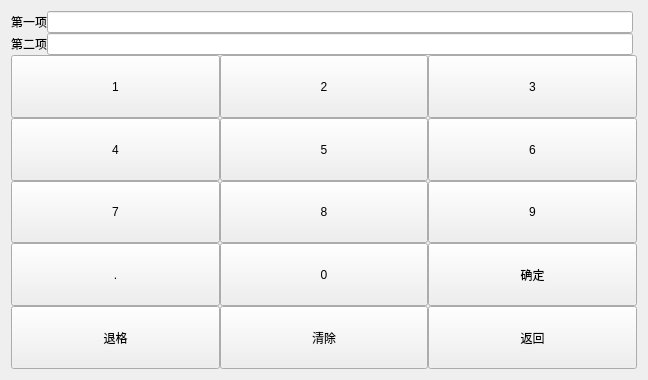
<?xml version="1.0" encoding="UTF-8"?>
<ui version="4.0">
 <class>proportion</class>
 <widget class="QWidget" name="proportion">
  <property name="geometry">
   <rect>
    <x>0</x>
    <y>0</y>
    <width>648</width>
    <height>380</height>
   </rect>
  </property>
  <property name="windowTitle">
   <string>Form</string>
  </property>
  <layout class="QGridLayout" name="gridLayout_4">
   <item row="0" column="0">
    <layout class="QVBoxLayout" name="verticalLayout">
     <property name="spacing">
      <number>0</number>
     </property>
     <item>
      <widget class="QWidget" name="widget" native="true">
       <property name="sizePolicy">
        <sizepolicy hsizetype="Minimum" vsizetype="Maximum">
         <horstretch>0</horstretch>
         <verstretch>0</verstretch>
        </sizepolicy>
       </property>
       <layout class="QHBoxLayout" name="horizontalLayout">
        <property name="spacing">
         <number>0</number>
        </property>
        <property name="leftMargin">
         <number>0</number>
        </property>
        <property name="topMargin">
         <number>0</number>
        </property>
        <property name="rightMargin">
         <number>0</number>
        </property>
        <property name="bottomMargin">
         <number>0</number>
        </property>
        <item>
         <widget class="QLabel" name="label_1">
          <property name="text">
           <string>第一项</string>
          </property>
         </widget>
        </item>
        <item>
         <widget class="QLineEdit" name="lineEdit"/>
        </item>
        <item>
         <widget class="QLabel" name="label">
          <property name="text">
           <string> </string>
          </property>
         </widget>
        </item>
       </layout>
      </widget>
     </item>
     <item>
      <widget class="QWidget" name="widget_2" native="true">
       <property name="sizePolicy">
        <sizepolicy hsizetype="Preferred" vsizetype="Maximum">
         <horstretch>0</horstretch>
         <verstretch>0</verstretch>
        </sizepolicy>
       </property>
       <layout class="QHBoxLayout" name="horizontalLayout_2">
        <property name="spacing">
         <number>0</number>
        </property>
        <property name="leftMargin">
         <number>0</number>
        </property>
        <property name="topMargin">
         <number>0</number>
        </property>
        <property name="rightMargin">
         <number>0</number>
        </property>
        <property name="bottomMargin">
         <number>0</number>
        </property>
        <item>
         <widget class="QLabel" name="label_2">
          <property name="text">
           <string>第二项</string>
          </property>
         </widget>
        </item>
        <item>
         <widget class="QLineEdit" name="lineEdit_2"/>
        </item>
        <item>
         <widget class="QLabel" name="label_3">
          <property name="text">
           <string> </string>
          </property>
         </widget>
        </item>
       </layout>
      </widget>
     </item>
     <item>
      <layout class="QGridLayout" name="gridLayout">
       <item row="3" column="0">
        <widget class="QPushButton" name="b_7">
         <property name="sizePolicy">
          <sizepolicy hsizetype="Minimum" vsizetype="Minimum">
           <horstretch>0</horstretch>
           <verstretch>0</verstretch>
          </sizepolicy>
         </property>
         <property name="text">
          <string>7</string>
         </property>
        </widget>
       </item>
       <item row="0" column="0">
        <widget class="QPushButton" name="b_1">
         <property name="sizePolicy">
          <sizepolicy hsizetype="Minimum" vsizetype="Minimum">
           <horstretch>0</horstretch>
           <verstretch>0</verstretch>
          </sizepolicy>
         </property>
         <property name="text">
          <string>1</string>
         </property>
        </widget>
       </item>
       <item row="1" column="0">
        <widget class="QPushButton" name="b_4">
         <property name="sizePolicy">
          <sizepolicy hsizetype="Minimum" vsizetype="Minimum">
           <horstretch>0</horstretch>
           <verstretch>0</verstretch>
          </sizepolicy>
         </property>
         <property name="text">
          <string>4</string>
         </property>
        </widget>
       </item>
       <item row="5" column="1">
        <widget class="QPushButton" name="b_clear">
         <property name="sizePolicy">
          <sizepolicy hsizetype="Minimum" vsizetype="Minimum">
           <horstretch>0</horstretch>
           <verstretch>0</verstretch>
          </sizepolicy>
         </property>
         <property name="text">
          <string>清除</string>
         </property>
        </widget>
       </item>
       <item row="1" column="2">
        <widget class="QPushButton" name="b_6">
         <property name="sizePolicy">
          <sizepolicy hsizetype="Minimum" vsizetype="Minimum">
           <horstretch>0</horstretch>
           <verstretch>0</verstretch>
          </sizepolicy>
         </property>
         <property name="text">
          <string>6</string>
         </property>
        </widget>
       </item>
       <item row="5" column="2">
        <widget class="QPushButton" name="pushButton_3">
         <property name="sizePolicy">
          <sizepolicy hsizetype="Minimum" vsizetype="Minimum">
           <horstretch>0</horstretch>
           <verstretch>0</verstretch>
          </sizepolicy>
         </property>
         <property name="text">
          <string>返回</string>
         </property>
        </widget>
       </item>
       <item row="4" column="0">
        <widget class="QPushButton" name="b_point">
         <property name="sizePolicy">
          <sizepolicy hsizetype="Minimum" vsizetype="Minimum">
           <horstretch>0</horstretch>
           <verstretch>0</verstretch>
          </sizepolicy>
         </property>
         <property name="text">
          <string>.</string>
         </property>
        </widget>
       </item>
       <item row="4" column="2">
        <widget class="QPushButton" name="b_sure">
         <property name="sizePolicy">
          <sizepolicy hsizetype="Minimum" vsizetype="Minimum">
           <horstretch>0</horstretch>
           <verstretch>0</verstretch>
          </sizepolicy>
         </property>
         <property name="text">
          <string>确定</string>
         </property>
        </widget>
       </item>
       <item row="5" column="0">
        <widget class="QPushButton" name="b_backspace">
         <property name="sizePolicy">
          <sizepolicy hsizetype="Minimum" vsizetype="Minimum">
           <horstretch>0</horstretch>
           <verstretch>0</verstretch>
          </sizepolicy>
         </property>
         <property name="text">
          <string>退格</string>
         </property>
        </widget>
       </item>
       <item row="1" column="1">
        <widget class="QPushButton" name="b_5">
         <property name="sizePolicy">
          <sizepolicy hsizetype="Minimum" vsizetype="Minimum">
           <horstretch>0</horstretch>
           <verstretch>0</verstretch>
          </sizepolicy>
         </property>
         <property name="text">
          <string>5</string>
         </property>
        </widget>
       </item>
       <item row="3" column="2">
        <widget class="QPushButton" name="b_9">
         <property name="sizePolicy">
          <sizepolicy hsizetype="Minimum" vsizetype="Minimum">
           <horstretch>0</horstretch>
           <verstretch>0</verstretch>
          </sizepolicy>
         </property>
         <property name="text">
          <string>9</string>
         </property>
        </widget>
       </item>
       <item row="0" column="1">
        <widget class="QPushButton" name="b_2">
         <property name="sizePolicy">
          <sizepolicy hsizetype="Minimum" vsizetype="Minimum">
           <horstretch>0</horstretch>
           <verstretch>0</verstretch>
          </sizepolicy>
         </property>
         <property name="text">
          <string>2</string>
         </property>
        </widget>
       </item>
       <item row="0" column="2">
        <widget class="QPushButton" name="b_3">
         <property name="sizePolicy">
          <sizepolicy hsizetype="Minimum" vsizetype="Minimum">
           <horstretch>0</horstretch>
           <verstretch>0</verstretch>
          </sizepolicy>
         </property>
         <property name="text">
          <string>3</string>
         </property>
        </widget>
       </item>
       <item row="4" column="1">
        <widget class="QPushButton" name="b_0">
         <property name="sizePolicy">
          <sizepolicy hsizetype="Minimum" vsizetype="Minimum">
           <horstretch>0</horstretch>
           <verstretch>0</verstretch>
          </sizepolicy>
         </property>
         <property name="text">
          <string>0</string>
         </property>
        </widget>
       </item>
       <item row="3" column="1">
        <widget class="QPushButton" name="b_8">
         <property name="sizePolicy">
          <sizepolicy hsizetype="Minimum" vsizetype="Minimum">
           <horstretch>0</horstretch>
           <verstretch>0</verstretch>
          </sizepolicy>
         </property>
         <property name="text">
          <string>8</string>
         </property>
        </widget>
       </item>
      </layout>
     </item>
    </layout>
   </item>
  </layout>
 </widget>
 <resources/>
 <connections/>
</ui>
